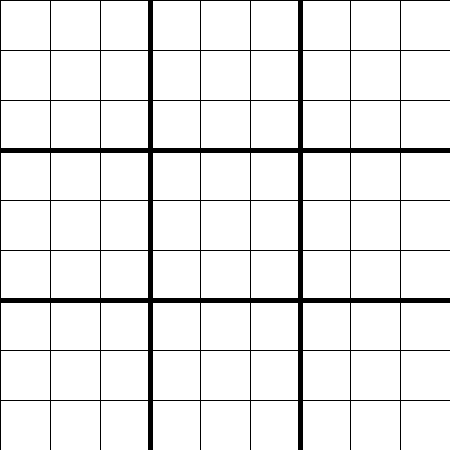
Frame 1 (no input)
Frame 60 (the mouse pressed at the canvas centre just before this capture): identical to frame 1, image omitted
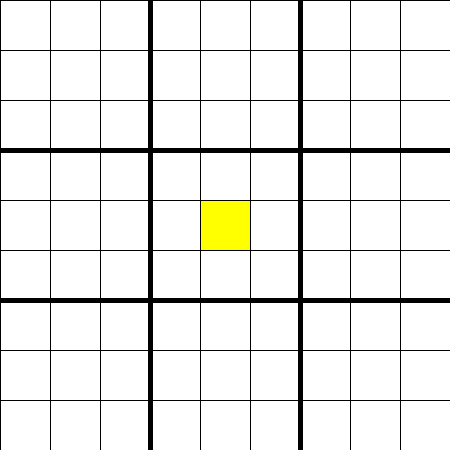
Frame 120 (the mouse held since frame 60 and released just before this capture)

The Processing sketch that drew these frames (run headless with seeded random() and noise(); from frame 60 on, the mouse is pressed at the canvas centre):

// Processing sketch: Sudoku_solver
// ── Sudoku_solver.pde
//made by wiskiv1
//github.com/wiskiv1/sudoku-solver

Space[][] grid = new Space[9][9];
boolean solving = false;

//brute forcing stuff when it's stuck
Space[][] savepoint = new Space[9][9];
int protection = 0;

void setup() {
  size(450, 450);

  // creating all the spaces
  for (int i = 0; i < 9; i++) {
    for (int j = 0; j < 9; j++) {
      grid[i][j] = new Space(j, i);
    }
  }
}

void draw() {
  background(255);

  //drawing the squares
  for (Space[] row : grid) {
    for (Space collum : row) {
      collum.show();
    }
  }

  //solving sudoku if enter solving == true
  if (solving && protection < 100) {
    for (Space[] row : grid) {
      for (Space collum : row) {
        updateAll();
        collum.check1();
        updateAll();
        collum.check2();
      }
    }
    protection++;
  }

  //when protection == 1000 insert a random value in a square that doesn't have a value jet
  if (protection >= 100 && savepoint[0][0] == null) {
    savepoint = grid;
    fillrandom();
    protection = 0;
  } else if (protection >= 100 && savepoint[0][0] != null) {
    grid = savepoint;
    fillrandom();
    protection = 0;
  }

  //check if sudoku is solved but not really
  int SS = 0;
  for (Space[] row : grid) {
    for (Space collum : row) {
      if (collum.value != 0) {
        SS++;
      }
    }
  }
  if (SS == 81) {
    solving = false;
  }

  //some style thingy's
  push();
  stroke(0);
  strokeWeight(5);
  //vertical
  line(150, 0, 150, height);
  line(300, 0, 300, height);
  //horizontal
  line(0, 150, width, 150);
  line(0, 300, width, 300);
  pop();
}

void mousePressed() {  
  for (Space[] row : grid) {
    for (Space collum : row) {
      collum.selected = false;
      collum.clicked();
    }
  }
}

void keyPressed() {
  int newV = Character.getNumericValue(key);

  for (Space[] row : grid) {
    for (Space collum : row) {
      collum.change(newV);
    }
  }

  if (keyCode == ENTER) {
    solving = true;
  }
}


//update all possible options from all squares
void updateAll() {
  for (Space[] row : grid) {
    for (Space collum : row) {
      collum.updateOptions();
    }
  }
}

//function to insert random number in empty spot
void fillrandom() {
  int x = floor(random(0,9));
  int y = floor(random(0,9));
  
  if (grid[y][x].value == 0) {
    while (grid[y][x].value == 0) {
      int nv = floor(random(0,9));
      if (grid[y][x].possibleOptions[nv] == true) {
        grid[y][x].value = nv + 1;
      }
    }
  }
}

// ── Class_space.pde
class Space {

  boolean[] possibleOptions = new boolean[9];
  int value = 0;
  int posX, posY;
  boolean selected = false;

  Space(int x, int y) {
    posX = x;
    posY = y;

    for (int i = 0; i < 9; i++) {
      possibleOptions[i] = true;
    }
  }

  void show() {
    push();
    //change collor if space is selcted
    if (selected) {
      fill(255, 255, 0);
    } else {
      fill(0, 0);
    }
    //draw square and the value of the square
    square(posX * 50, posY * 50, 50);
    fill(0);
    textAlign(CENTER);
    textSize(25);
    if (value != 0) {
      text(value, posX * 50 + 25, posY * 50 + 35);
    }
    pop();
  }

  //functions for solving the sudoku
  void updateOptions() {
    //if value != 0 than change all possible options
    if (value != 0) {
      for (int i = 0; i < 9; i++) {
        possibleOptions[i] = false;
      }
      possibleOptions[value - 1] = true;
    }

    //check rows collums and sub grids to cross out options
    //collum
    for (int i = 0; i < 9; i++) {
      int spot = grid[posY][i].value;
      if (spot != 0 && i != posX) {
        possibleOptions[spot - 1] = false;
      }
    }

    //row
    for (int i = 0; i < 9; i++) {
      int spot = grid[i][posX].value;
      if (spot != 0 && i != posY) {
        possibleOptions[spot - 1] = false;
      }
    }

    //sub grid
    for (int i = 0; i < 3; i++) {
      for (int j = 0; j < 3; j++) {
        int spot = grid[floor(posY / 3) * 3 + j][floor(posX / 3) * 3 +i].value;
        if (spot != 0 && i != posX && j != posY) {
          possibleOptions[spot - 1] = false;
        }
      }
    }
  }


  void check1() {
    int NpO = 0;
    int option = 0;
    for (int i = 0; i < 9; i++) {
      if (possibleOptions[i] == true) {
        NpO++;
        option = i + 1;
      }
    }

    if (NpO == 1) {
      value = option;
    }
  }


  void check2() {
    //check collum for x
    for (int i = 0; i < 9; i++) {
      if (possibleOptions[i] == true) {
        if (hascollum(posX, posY, i)) {
          value = i + 1;
          return;
        }
      }
    }

    //check row for x
    for (int i = 0; i < 9; i++) {
      if (possibleOptions[i] == true) {
        if (hasrow(posX, posY, i)) {
          value = i + 1;
          return;
        }
      }
    }

    //check collum for x
    for (int i = 0; i < 9; i++) {
      if (possibleOptions[i] == true) {
        if (hassub(posX, posY, i)) {
          value = i + 1;
          return;
        }
      }
    }
  }


  //functions for munually changing sudoku value's
  void clicked() {
    //check if this square is clicked && set selected to true
    int x = posX * 50;
    int y = posY * 50;
    if (mouseX >= x && mouseX <= x + 50 && mouseY >= y && mouseY <= y + 50) {
      selected = true;
    }
  }

  void change(int newvalue) {
    if (selected && newvalue >= 0) {
      value = newvalue;
    }
  }
  
  //copying an other objects value's
  void kopieer(Space ander) {
    this.value = ander.value;
    for (int i = 0; i < 9; i++) {
      this.possibleOptions[i] = ander.possibleOptions[i];
    }
  }
}


//check if a row has a space with value x
boolean hasrow(int posX, int posY, int x) {
  int NoF = 0;
  for (int i = 0; i < 9; i++) {
    boolean opt = grid[posY][i].possibleOptions[x];
    if (!opt && i != posX) {
      NoF++;
    }
  }
  if (NoF == 8) {
    return true;
  } else {
    return false;
  }
}

//check if a collum has a space with value x
boolean hascollum(int posX, int posY, int x) {
  int NoF = 0;
  for (int i = 0; i < 9; i++) {
    boolean opt = grid[i][posX].possibleOptions[x];
    if (!opt && i != posY) {
      NoF++;
    }
  }
  if (NoF == 8) {
    return true;
  } else {
    return false;
  }
}

//check if a sub-grid has a space with value x
boolean hassub(int posX, int posY, int x) {
  int NoF = 0;
  for (int i = 0; i < 3; i++) {
    for (int j = 0; j < 3; j++) {
      boolean opt = grid[floor(posY / 3) * 3 + j][floor(posX / 3) * 3 +i].possibleOptions[x];
      if (!opt && i != posX && j != posY) {
        NoF++;
      }
    }
  }
  if (NoF == 8) {
    return true;
  } else {
    return false;
  }
}
